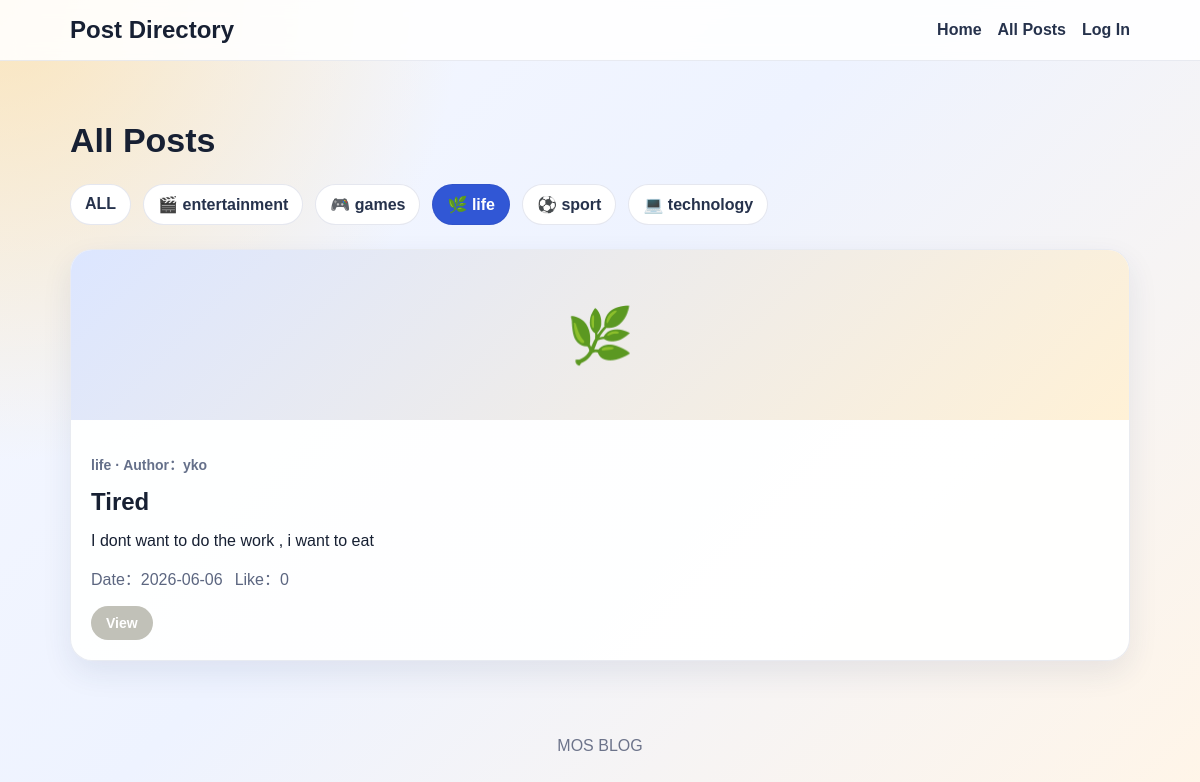
Page /posts/?category=life on the committed database.
### posts/models.py (models this page shows, shortened)
class Category(models.Model):
    name = models.CharField("Class", max_length=100)
    slug = models.SlugField("URL", max_length=100, unique=True) #网址名称
    icon = models.CharField("icon", max_length=10, default="📝")
    class Meta:
        verbose_name = "Category"
        verbose_name_plural = "Category"
        ordering = ["name"]

class Post(models.Model):
    title = models.CharField("Title", max_length=150)
    content = models.TextField("Tect")
    category = models.ForeignKey(
        Category,
        on_delete=models.CASCADE,#分类删除，帖子也删除
        related_name="posts",
        verbose_name="category"
    )
    author = models.ForeignKey(
        settings.AUTH_USER_MODEL,
        on_delete=models.CASCADE,
        related_name="posts",
        verbose_name="author"
    )
    likes = models.ManyToManyField(
        settings.AUTH_USER_MODEL,
        related_name="liked_posts",
        blank=True,
        verbose_name="liked Users"
    )
    image_url = models.URLField("Image URL", blank=True) #图片链接
    is_published = models.BooleanField("Published", default=True) #发布
    created_at = models.DateTimeField("Created At", auto_now_add=True) #创建时间
    class Meta:
        verbose_name = "Posts"
        verbose_name_plural = "Posts"
        ordering = ["-created_at"]

### posts/views.py (the view)
# urls.py: path("posts/", views.post_list, name="post_list"),
def post_list(request):
    posts = Post.objects.filter(is_published=True).select_related(
        "author",
        "category"
    )
    categories = Category.objects.all()
    category_slug = request.GET.get("category")
    if category_slug:
        posts = posts.filter(category__slug=category_slug)
    return render(request, "posts/post_list.html", {
        "posts": posts,
        "categories": categories,
        "selected_category": category_slug,
    })

### posts/templates/posts/post_list.html (shortened to what this page needs)
{% extends "posts/base.html" %}
{% block content %}
<section class="page-heading">
    <h1>All Posts</h1>
</section>
<div class="filters">
    <a class="{% if not selected_category %}active{% endif %}" href="{% url 'post_list' %}">
        ALL
    </a>
    {% for category in categories %}
        <a class="{% if selected_category == category.slug %}active{% endif %}"
           href="{% url 'post_list' %}?category={{ category.slug }}">
            {{ category.icon }} {{ category.name }}
        </a>
    {% endfor %}
</div>
<div class="post-grid">
    {% for post in posts %}
        <article class="post-card">
            <div class="preview">
                {% if post.image_url %}
                    <img src="{{ post.image_url }}" alt="{{ post.title }}">
                {% else %}
                    <span>{{ post.category.icon }}</span>
                {% endif %}
            </div>
            <div class="post-card-body">
                <p class="meta">
                    {{ post.category.name }} · Author：{{ post.author.username }}
                </p>
                <h2>{{ post.title }}</h2>
                <p>{{ post.content|truncatechars:160 }}</p>
                <div class="card-info">
                    <span>Date：{{ post.created_at|date:"Y-m-d" }}</span>
                    <span>Like：{{ post.likes.count }}</span>
                </div>
                <a class="btn small" href="{% url 'post_detail' post.pk %}">
                    View
                </a>
            </div>
        </article>
    {% empty %}
        <p>404</p>
    {% endfor %}
</div>
{% endblock %}

### posts/static/style.css (style rules this page uses)
* { box-sizing: border-box; }
body { margin: 0; font-family: "Microsoft YaHei", Arial, sans-serif; color: #172033; background: radial-gradient(circle at top left, rgba(255, 210, 122, 0.5), transparent 32%), linear-gradient(135deg, #f6f8ff 0%, #eef3ff 45%, #fff5e8 100%); min-height: 100vh; }
a { color: #3157d5; text-decoration: none; }
.section h2, .page-heading h1, .form-page h1, .detail-card h1 { font-size: 34px; margin-bottom: 14px; }
.category-grid, .post-grid { display: grid; gap: 20px; }
.post-grid { grid-template-columns: repeat(auto-fit, minmax(260px, 1fr)); }
.category-card, .post-card, .detail-card, .form-page { background: rgba(255, 255, 255, 0.92); border: 1px solid rgba(45, 62, 120, 0.1); border-radius: 22px; box-shadow: 0 12px 30px rgba(36, 52, 95, 0.09); }
.post-card { overflow: hidden; }
.preview { height: 170px; background: linear-gradient(135deg, #dce6ff, #fff1d6); display: flex; align-items: center; justify-content: center; }
.preview span { font-size: 54px; }
.post-card-body { padding: 20px; }
.post-card-body h2, .post-card-body h3 { margin: 8px 0; }
.meta { color: #65708a; font-size: 14px; font-weight: 600; }
.card-info { display: flex; gap: 12px; flex-wrap: wrap; margin: 16px 0; color: #5c6680; }
.btn { display: inline-block; border: none; border-radius: 999px; background: #c1c1b8; color: white; padding: 12px 20px; font-weight: 700; cursor: pointer; font-size: 15px; }
.btn.small { padding: 9px 15px; font-size: 14px; }
.filters { display: flex; gap: 12px; flex-wrap: wrap; margin: 24px 0; }
.filters a { padding: 10px 14px; border-radius: 999px; background: white; border: 1px solid rgba(45, 62, 120, 0.12); color: #26324c; font-weight: 600; }
.filters a.active { background: #3157d5; color: white; }

### rows in the picture
Category: icon "🎬", name "entertainment"
Category: icon "🎮", name "games"
Category: icon "🌿", name "life"
Category: icon "⚽", name "sport"
Category: icon "💻", name "technology"
Post: category.icon "🌿", category.name "life", author.username "yko", title "Tired", content "I dont want to do the work , i want to eat", created_at "2026-06-06", likes.count "0"
